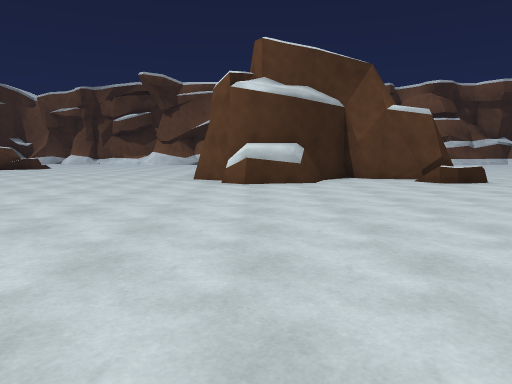
[1] (above)

24 first-person views from a walk through a 3-D level made in the Unity game engine. The camera is 1.3 m above the floor, tilts 6° down and sees 70° across. The floor is counted in squares, 2 m on a side. Each view is taken from the middle of a square. On the plan, view 1 faces up. The plan holds only what a view shows up to about 11 squares ahead; the rest is blank. The place goes on beyond the plan.

[2]
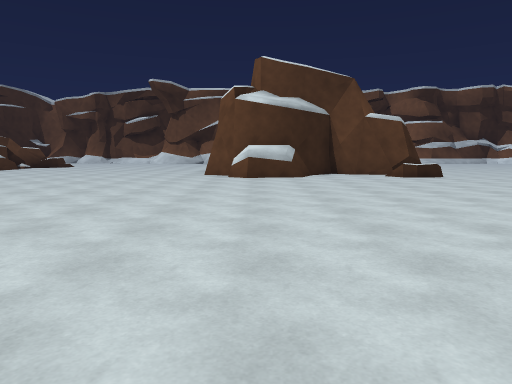

[3]
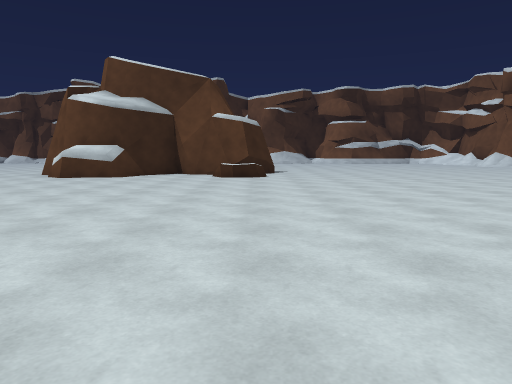

[4]
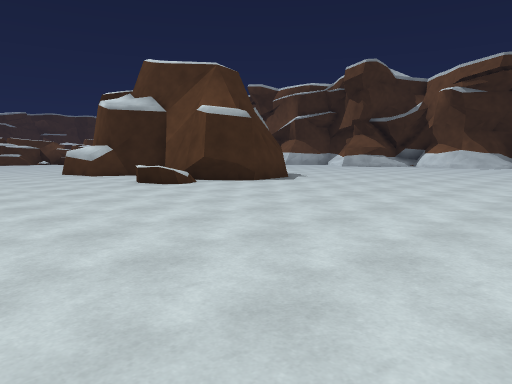

[5]
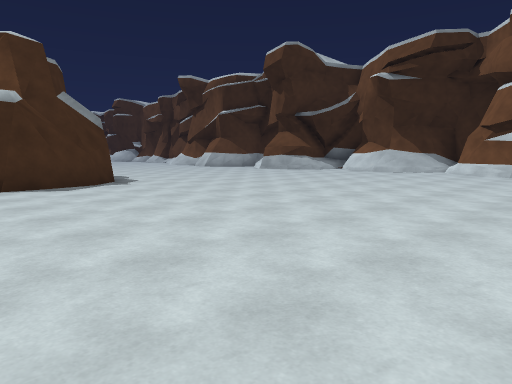

[6]
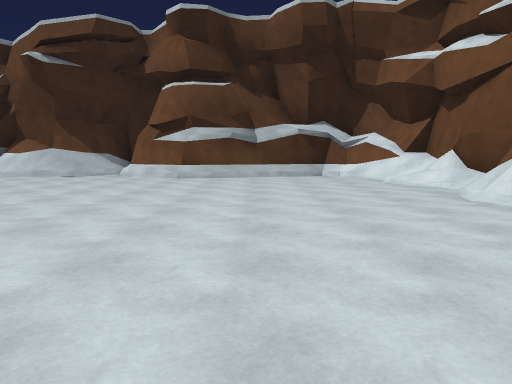

[7]
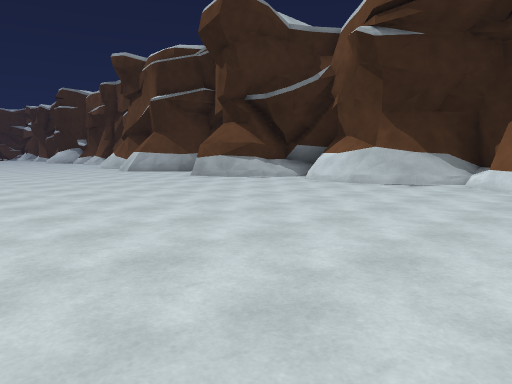

[8]
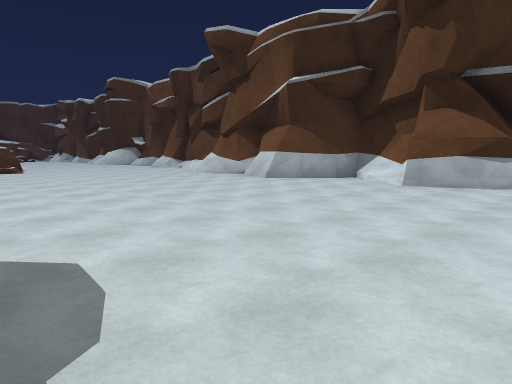

[9]
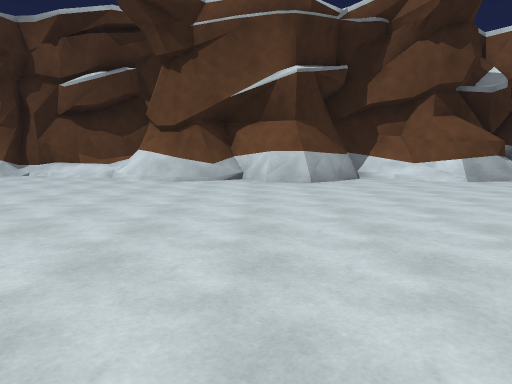

[10]
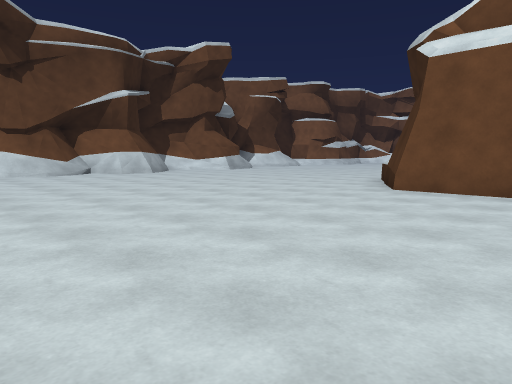

[11]
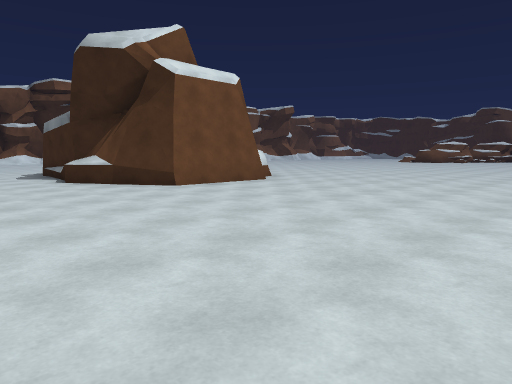

[12]
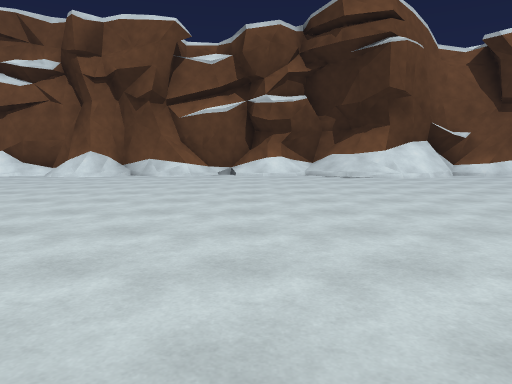

[13]
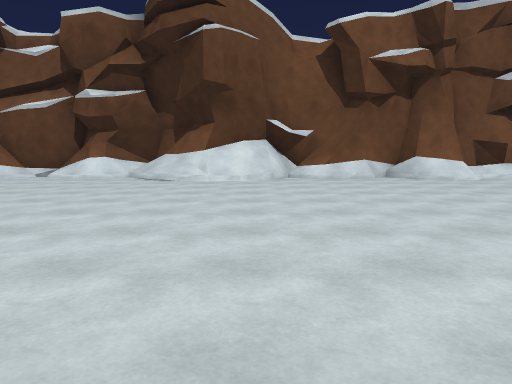

[14]
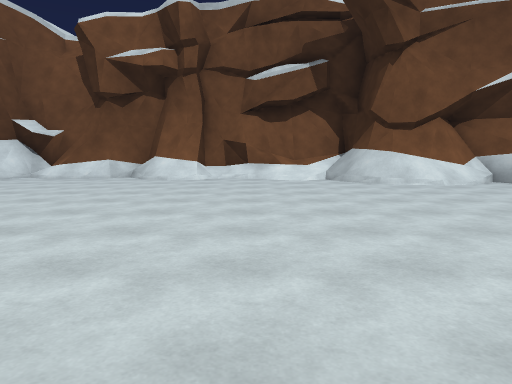

[15]
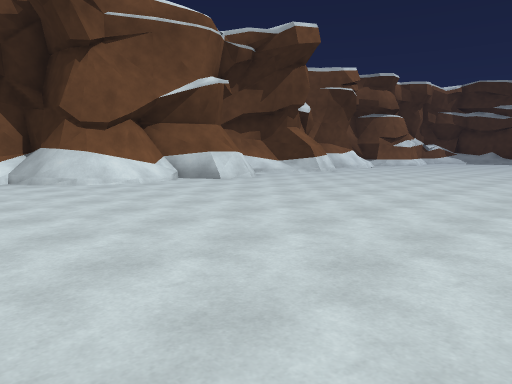

[16]
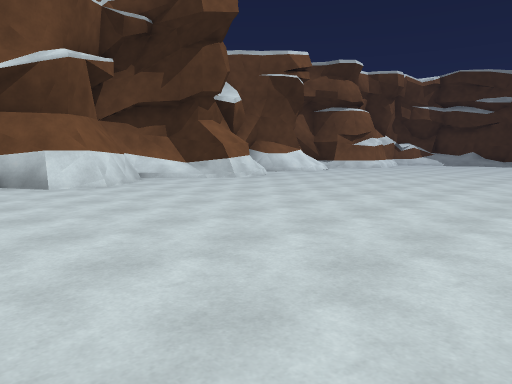

[17]
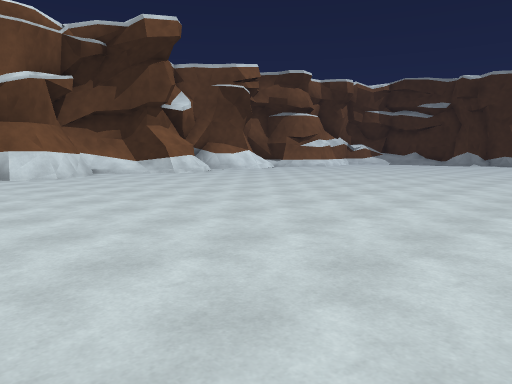

[18]
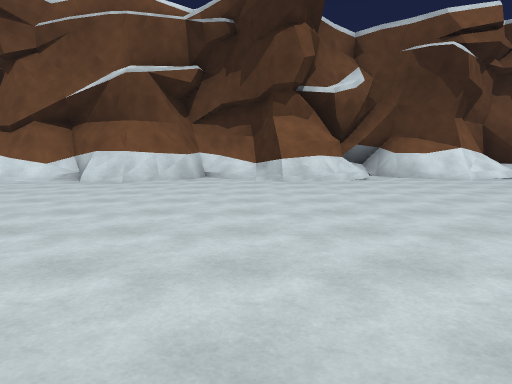

[19]
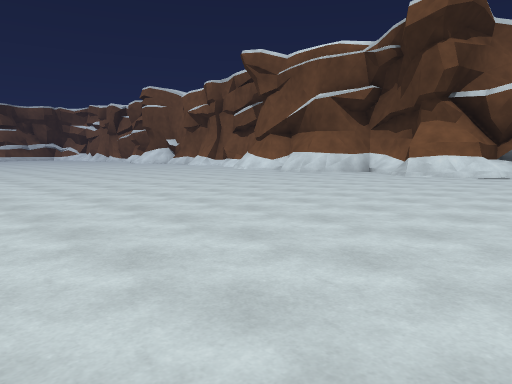

[20]
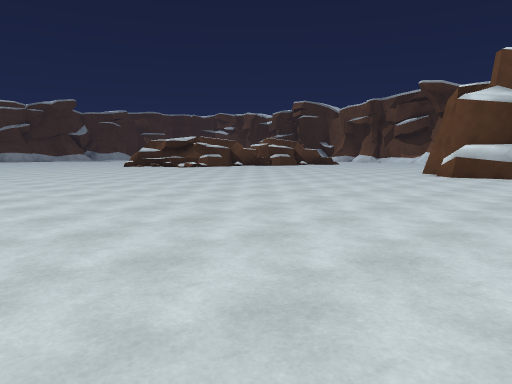

[21]
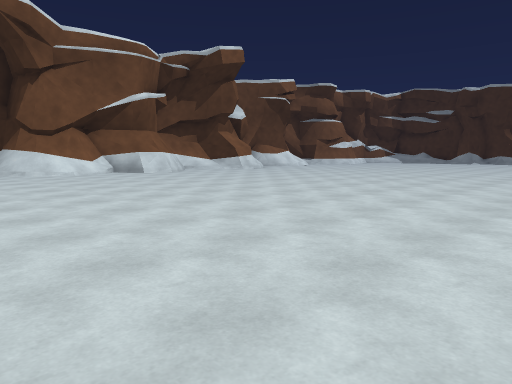

[22]
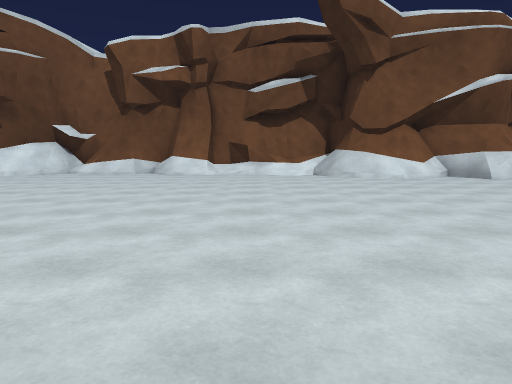

[23]
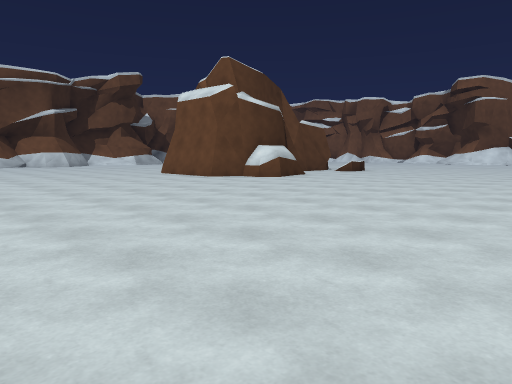

[24]
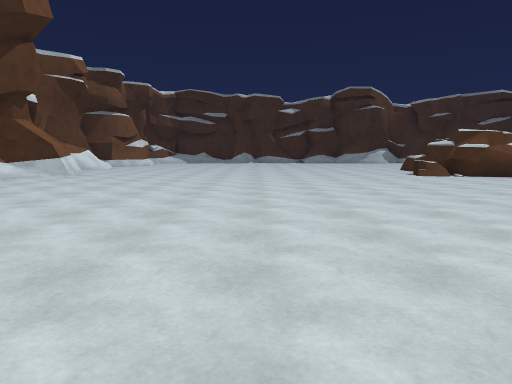

### Floor plan
Key: @ floor where view 1 was taken; # wall or solid block; x gap in a wall; . main floor; : floor 0.25 m higher than the main floor; + floor 0.5 m higher than the main floor; * floor 0.75 m higher than the main floor; / step, stairs or slope; = window, fence, low wall or low ledge.
Columns run from 8 left of view 1 to 18 right of it. Each row starts with its distance up from view 1.
 23        ###  ######
 22 /=######/#######+########
 21 ..######. ##.......##...##
 20 .........................#
 19 .........................#
 18  ........................#
 17  ......................./#
 16 ......................../#
 15 .........................:
 14 .........................#
 13 .........=#..............##
 12 .......#######............#
 11 .......#  ####...........##
 10 .......# #####...........##
  9 .......###...x...........#
  8  .......##..==..........+#
  7  .......................*#
  6  .......................=#
  5  ........................#
  4 .........................#
  3 .........................#
  2 .........................#
  1 ........................=#
  0 ........@................##
 -1 .........................##
 -2    .....................//#
 -3         ................//#
 -4            ............####
 -5             ...........##
 -6             ...........#
 -7             ...........#
 -8             ...........#
 -9            ............###
-10            .............=#
-11           .............###
-12           ##=..........##
-13             ...........##
-14             ............=
-15             ............#
-16             ............#

Where each view was taken, in squares from view 1:
view 1: 0 up, 0 right, facing up
view 2: 2 down, 0 right, facing up
view 3: 2 down, 5 right, facing up
view 4: 4 up, 12 right, facing up-left
view 5: 9 up, 13 right, facing up-left
view 6: 11 up, 13 right, facing up
view 7: 14 up, 11 right, facing up-left
view 8: 13 up, 5 right, facing up-left
view 9: 12 up, 3 left, facing up
view 10: 9 up, 8 left, facing up-right
view 11: 16 up, 8 left, facing down-right
view 12: 11 up, 6 right, facing right
view 13: 6 up, 7 right, facing right
view 14: 1 down, 7 right, facing right
view 15: 1 down, 7 right, facing down-right
view 16: 5 down, 7 right, facing down-right
view 17: 5 down, 4 right, facing down-right
view 18: 11 down, 6 right, facing right
view 19: 16 down, 4 right, facing up-right
view 20: 3 down, 3 right, facing up-left
view 21: 1 down, 3 right, facing down-right
view 22: 1 down, 5 right, facing right
view 23: 1 up, 8 left, facing up-right
view 24: 1 down, 9 right, facing down
